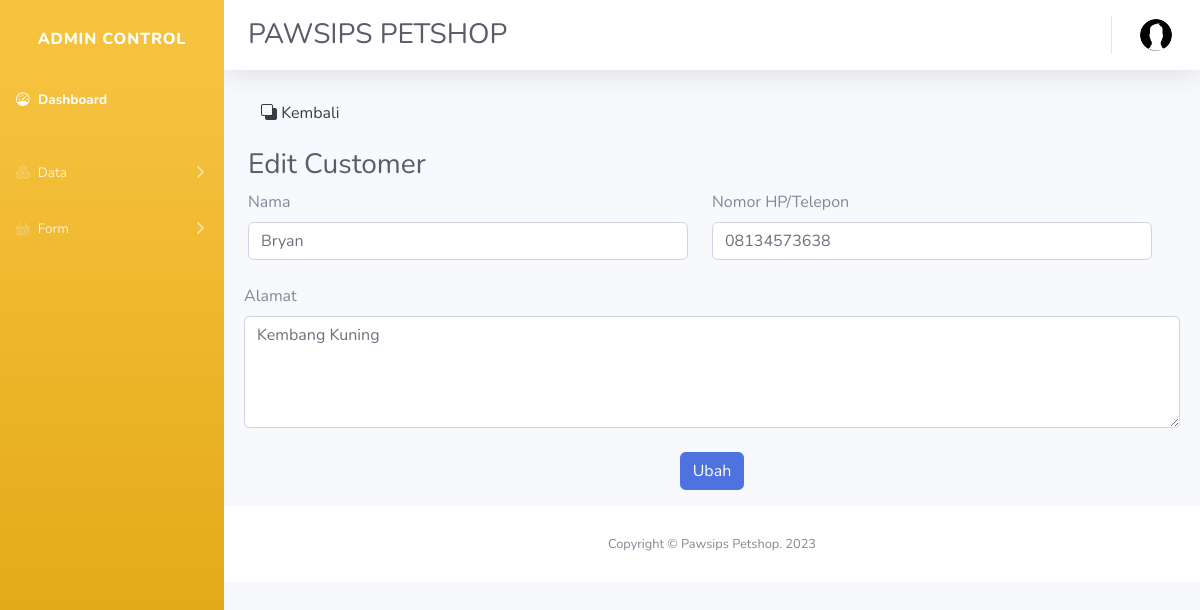
The page /admin/inventory/customer/ubah.php?id=1 (signed in) on the database its author committed.
### tables this page shows
CREATE TABLE `customer` (
  `id` int(5) NOT NULL,
  `nama` varchar(50) DEFAULT NULL,
  `notelp` varchar(20) DEFAULT NULL,
  `alamat` varchar(1000) DEFAULT NULL
);

### admin/functions.php (called while the page is built, shortened)
<?php
$conn = mysqli_connect("sql112.infinityfree.com","if0_34427293","DeNOIEZplq2Yya","if0_34427293_db_pet2");
function query ($query){
    global $conn;
    $result = mysqli_query($conn,$query);
    $rows = [];
    while ($row = mysqli_fetch_assoc($result)){
        $rows [] = $row;
    }
    return $rows;
}
?>

### admin/inventory/customer/ubah.php (the view, shortened to what this page needs)
<?php
require '../../functions.php';
$id = $_GET["id"];
$ganti  = query("SELECT * FROM customer WHERE id = $id")[0];
?>
<!DOCTYPE html>
<html lang="en">
  <head>
    <link href="https://cdn.jsdelivr.net/npm/bootstrap@5.3.0-alpha3/dist/css/bootstrap.min.css" rel="stylesheet">
    <link rel="stylesheet" href="https://cdn.jsdelivr.net/npm/bootstrap-icons@1.10.5/font/bootstrap-icons.css">
    <link href="../../css/style2.css" rel="stylesheet">
  </head>
  <body>
    <div id="wrapper">
        <ul class="navbar-nav bg-gradient-warning sidebar sidebar-dark accordion" id="accordionSidebar">
            <a class="sidebar-brand d-flex align-items-center justify-content-center" href="">
                <div class="sidebar-brand-text mx-3 pt-2">Admin Control</div>
            </a>
            <hr class="sidebar-divider my-0">
            <li class="nav-item active">
                <a class="nav-link" href="../../index.php">
                  <i class="bi bi-speedometer"></i>
                    <span>Dashboard</span></a>
            </li>
            <hr class="sidebar-divider">
            <li class="nav-item">
                <a class="nav-link collapsed" href="#" data-toggle="collapse" data-target="#collapseCharts1"
                    aria-expanded="true" aria-controls="collapseCharts1">
                    <i class="bi bi-boxes"></i>
                    <span>Data</span>
                </a>
            </li>
            <li class="nav-item">
                <a class="nav-link collapsed" href="#" data-toggle="collapse" data-target="#collapseCharts2"
                    aria-expanded="true" aria-controls="collapseCharts2">
                    <i class="bi bi-basket"></i>
                    <span>Form</span>
                </a>
            </li>
            <hr class="sidebar-divider d-none d-md-block">
        </ul>
        <div id="content-wrapper" class="d-flex flex-column">
            <div id="content">
                <nav class="navbar navbar-expand navbar-light bg-white topbar mb-4 static-top shadow">
                    <div class="d-sm-flex align-items-center justify-content-between mb-4">
                        <h1 class="h3 mb-0 text-gray-800 pt-4 ps-2">PAWSIPS PETSHOP</h1>
                    </div>
                    <ul class="navbar-nav ml-auto">
                        <li class="nav-item dropdown no-arrow">
                            <a class="nav-link dropdown-toggle" href="#" id="userDropdown" role="button"
                                data-toggle="dropdown" aria-haspopup="true" aria-expanded="false">
                                <img class="img-profile rounded-circle"
                                    src="../../img/undraw_profile.svg">
                            </a>
                        </li>
                    </ul>
                </nav>
                <div class="container-fluid">
                <div class="d-flex justify-content-start pb-3">
                  <a href="customer.php"><button type="button" class="btn btn-light"><i class="bi bi-back"></i> Kembali</button></a>
                </div>
                    <div class="d-sm-flex align-items-center justify-content-between mb-4">
                        <h1 class="h3 mb-0 text-gray-800">Edit Customer</h1>
                    </div>
                      <form action="" method ="post" enctype="multipart/form-data" class="row g-3">
                        <div class="row">
                            <div class="col mb-2">
                                <label for="nama" class="form-label">Nama</label>
                                <input class="form-control" type="text" name="nama" id="nama" required autocomplete ="off" value = "<?= ($ganti["nama"])?>">
                            </div>
                            <div class="col mb-2">
                                <label for="notelp" class="form-label">Nomor HP/Telepon</label>
                                <input class="form-control" type="text" placeholder="e.g : +6281000000" name="notelp" id="notelp" required autocomplete ="off" value = "<?= ($ganti["notelp"])?>">
                            </div>
                        </div>
                        <div class="mb-2">
                          <label for="alamat">Alamat</label>
                          <textarea class="form-control" name="alamat" id="alamat" style="height: 7rem"><?= ($ganti["alamat"])?></textarea>
                        </div>
                        <div class="d-flex justify-content-center mb-3">
                          <button type="submit" name="submit" class="btn btn-primary">Ubah</button>
                        </div>
                      </form>
            </div>
            <footer class="sticky-footer bg-white">
                <div class="container my-auto">
                    <div class="copyright text-center my-auto">
                        <span>Copyright &copy;  Pawsips Petshop. 2023</span>
                    </div>
                </div>
            </footer>
        </div>
    </div>
</body>
</html>

### rows shown on the page
customer: nama "Bryan", notelp "08134573638", alamat "Kembang Kuning"
